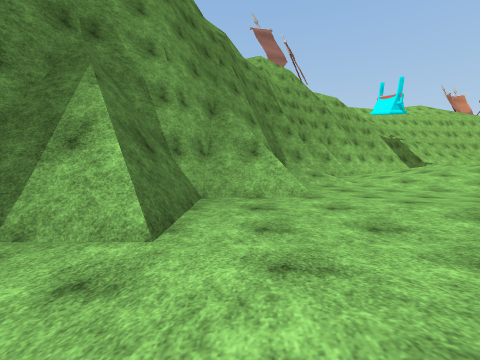
View 1 (above)

17 first-person views from a walk through a Unity game level. The camera is 1.2 m above the floor, tilts 4° down and sees 90° across. The floor is counted in squares, 2 m on a side. Each view is taken from the middle of a square. On the plan, view 1 faces up. The plan holds only what a view shows up to about 9 squares ahead; the rest is blank. The place goes on beyond the plan. The player is left out. Surface patterns are stand-ins for the level's own textures.

View 2
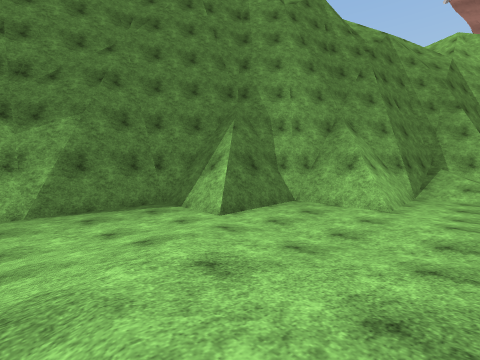

View 3
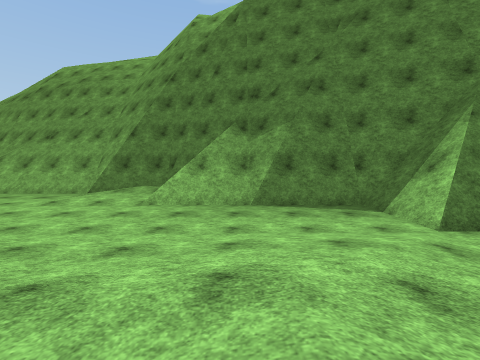

View 4
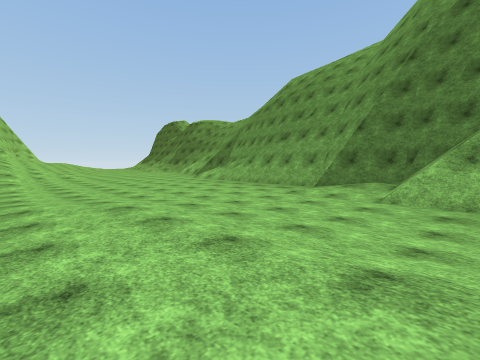

View 5
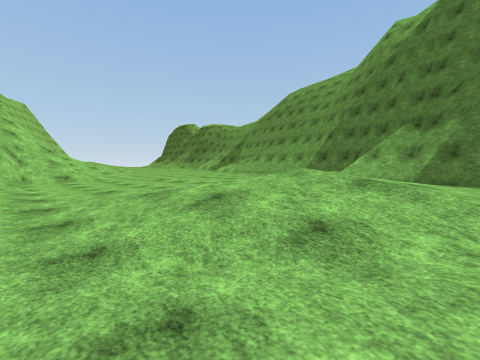

View 6
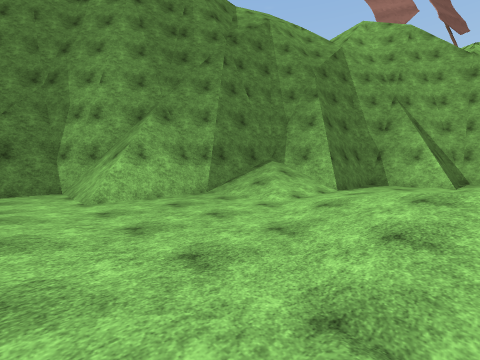

View 7
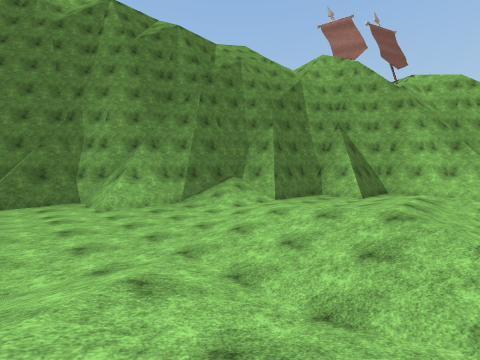

View 8
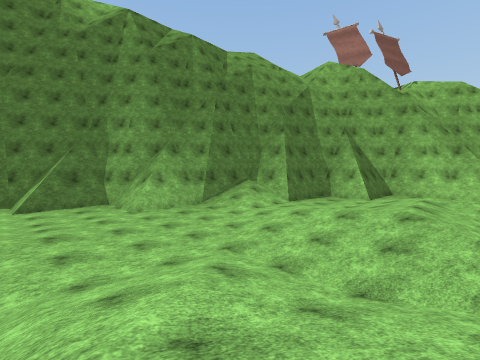

View 9
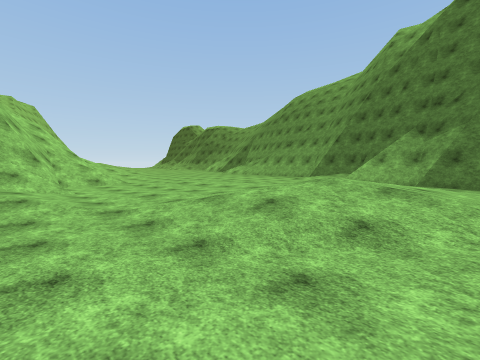

View 10
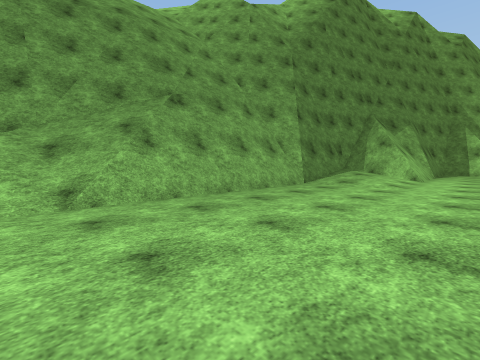

View 11
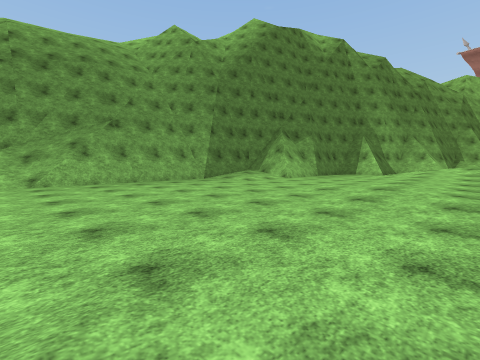

View 12
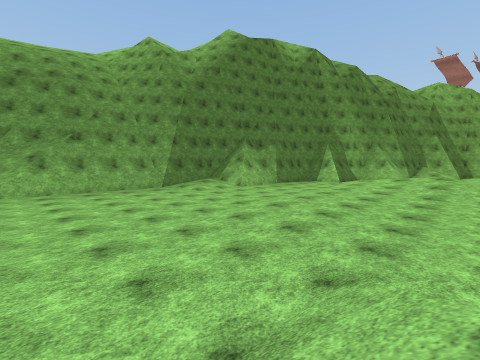

View 13
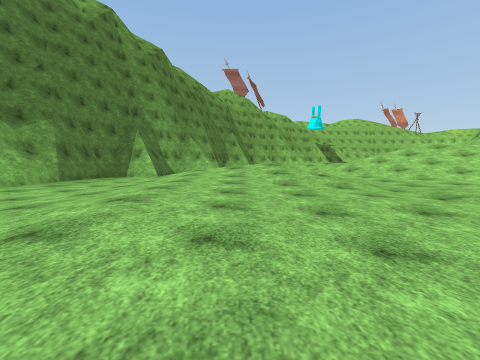

View 14
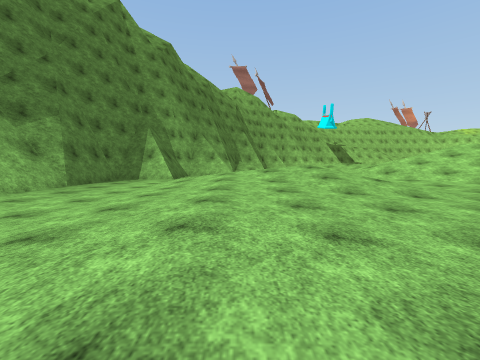

View 15
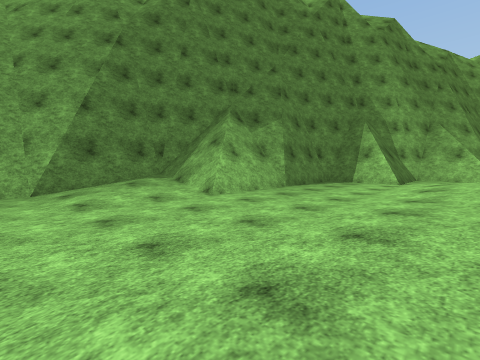

View 16
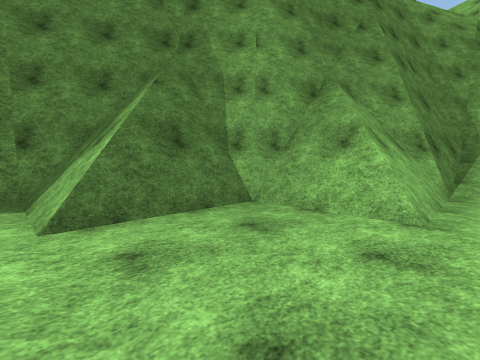

View 17
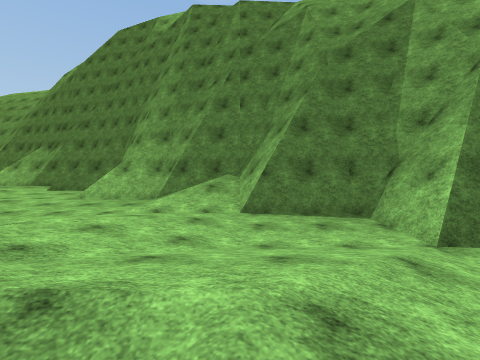

### Floor plan
Key: @ floor where view 1 was taken; # wall or solid block; . main floor; : floor 0.75 m higher than the main floor; / step, stairs or slope; = window, fence, low wall or low ledge; v drop or lower ground.
Columns run from 11 left of view 1 to 11 right of it. Each row starts with its distance up from view 1.
 18               v
 17              vvv
 16             vvv  #.
 15             vv ###.
 14            vv  ###.
 13           /vv  #.....
 12           /v####...::
 11           vv####...:::
 10          vv #//....:::
  9          vv #//....::.
  8         vv  #.....:::/
  7        vvv  #...././//
  6       vvv ###.......//
  5       v  ##==.......//
  4      vv  ##.......////
  3      v ####.......////
  2      v #..........////
  1     v###...........////
  0      ###...@..::/...///
 -1      #v#.....:::.....//
 -2      #/#.......:......
 -3   v  #//.............
 -4  vv  #..............
 -5  #   #..............
 -6 ##v  #..............
 -7 /vv  #............//
 -8 /vv###............//
 -9 /v####............/
-10 /v####..........//##
-11 /v##v#..........//#
-12 /v##/=........../ #v
-13  v##//.........

Where each view was taken, in squares from view 1:
view 1: 0 up, 0 right, facing up
view 2: 1 down, 3 right, facing up-left
view 3: 1 down, 3 right, facing left
view 4: 2 down, 3 right, facing down-left
view 5: 1 up, 7 right, facing down-left
view 6: 4 up, 7 right, facing up-left
view 7: 3 up, 10 right, facing up-left
view 8: 2 up, 10 right, facing up-left
view 9: 1 up, 8 right, facing down-left
view 10: 13 down, 2 left, facing up-left
view 11: 13 down, 3 right, facing up-left
view 12: 12 down, 5 right, facing up-left
view 13: 9 down, 3 right, facing up
view 14: 8 down, 2 right, facing up
view 15: 7 down, 1 right, facing up-left
view 16: 2 up, 2 right, facing up-left
view 17: 11 up, 10 right, facing left
